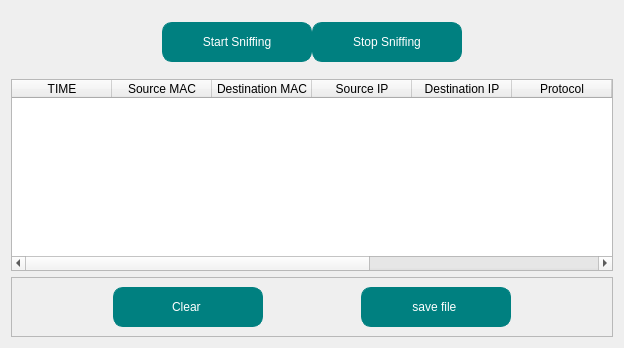
                          <widget class="QWidget" name="capture">
                           <layout class="QVBoxLayout" name="verticalLayout_25">
                            <item>
                             <widget class="QFrame" name="frame_19">
                              <property name="styleSheet">
                               <string notr="true">background-color : transparent;
</string>
                              </property>
                              <property name="frameShape">
                               <enum>QFrame::StyledPanel</enum>
                              </property>
                              <property name="frameShadow">
                               <enum>QFrame::Raised</enum>
                              </property>
                              <layout class="QHBoxLayout" name="horizontalLayout_20">
                               <property name="spacing">
                                <number>0</number>
                               </property>
                               <property name="leftMargin">
                                <number>150</number>
                               </property>
                               <property name="topMargin">
                                <number>10</number>
                               </property>
                               <property name="rightMargin">
                                <number>150</number>
                               </property>
                               <property name="bottomMargin">
                                <number>10</number>
                               </property>
                               <item alignment="Qt::AlignLeft">
                                <widget class="QPushButton" name="start">
                                 <property name="minimumSize">
                                  <size>
                                   <width>150</width>
                                   <height>40</height>
                                  </size>
                                 </property>
                                 <property name="styleSheet">
                                  <string notr="true">border-radius:10px;
border: 1px solid #008080;
background-color: #008080;
color: #ffffff;</string>
                                 </property>
                                 <property name="text">
                                  <string>Start Sniffing</string>
                                 </property>
                                 <property name="checkable">
                                  <bool>true</bool>
                                 </property>
                                </widget>
                               </item>
                               <item alignment="Qt::AlignRight|Qt::AlignVCenter">
                                <widget class="QPushButton" name="stop">
                                 <property name="minimumSize">
                                  <size>
                                   <width>150</width>
                                   <height>40</height>
                                  </size>
                                 </property>
                                 <property name="styleSheet">
                                  <string notr="true">border-radius:10px;
border: 1px solid #008080;
background-color: #008080;
color: #ffffff;</string>
                                 </property>
                                 <property name="text">
                                  <string>Stop Sniffing</string>
                                 </property>
                                 <property name="checkable">
                                  <bool>true</bool>
                                 </property>
                                </widget>
                               </item>
                              </layout>
                             </widget>
                            </item>
                            <item>
                             <widget class="QTableWidget" name="tableWidget">
                              <column>
                               <property name="text">
                                <string>TIME</string>
                               </property>
                              </column>
                              <column>
                               <property name="text">
                                <string>Source MAC</string>
                               </property>
                              </column>
                              <column>
                               <property name="text">
                                <string>Destination MAC</string>
                               </property>
                              </column>
                              <column>
                               <property name="text">
                                <string>Source IP</string>
                               </property>
                              </column>
                              <column>
                               <property name="text">
                                <string>Destination IP</string>
                               </property>
                              </column>
                              <column>
                               <property name="text">
                                <string>Protocol</string>
                               </property>
                              </column>
                              <column>
                               <property name="text">
                                <string>Length</string>
                               </property>
                              </column>
                              <column>
                               <property name="text">
                                <string>Source Port</string>
                               </property>
                              </column>
                              <column>
                               <property name="text">
                                <string>Destination Port</string>
                               </property>
                              </column>
                              <column>
                               <property name="text">
                                <string>Packet Type </string>
                               </property>
                              </column>
                             </widget>
                            </item>
                            <item>
                             <widget class="QFrame" name="frame_20">
                              <property name="frameShape">
                               <enum>QFrame::StyledPanel</enum>
                              </property>
                              <property name="frameShadow">
                               <enum>QFrame::Raised</enum>
                              </property>
                              <layout class="QHBoxLayout" name="horizontalLayout_27">
                               <item>
                                <widget class="QPushButton" name="clear_sniffing">
                                 <property name="minimumSize">
                                  <size>
                                   <width>150</width>
                                   <height>40</height>
                                  </size>
                                 </property>
                                 <property name="maximumSize">
                                  <size>
                                   <width>150</width>
                                   <height>40</height>
                                  </size>
                                 </property>
                                 <property name="styleSheet">
                                  <string notr="true">border-radius:10px;
border: 1px solid #008080;
background-color: #008080;
color: #ffffff;</string>
                                 </property>
                                 <property name="text">
                                  <string>Clear </string>
                                 </property>
                                </widget>
                               </item>
                               <item>
                                <widget class="QPushButton" name="save_file">
                                 <property name="minimumSize">
                                  <size>
                                   <width>150</width>
                                   <height>40</height>
                                  </size>
                                 </property>
                                 <property name="maximumSize">
                                  <size>
                                   <width>150</width>
                                   <height>40</height>
                                  </size>
                                 </property>
                                 <property name="styleSheet">
                                  <string notr="true">border-radius:10px;
border: 1px solid #008080;
background-color: #008080;
color: #ffffff;</string>
                                 </property>
                                 <property name="text">
                                  <string>save file </string>
                                 </property>
                                </widget>
                               </item>
                              </layout>
                             </widget>
                            </item>
                           </layout>
                          </widget>
